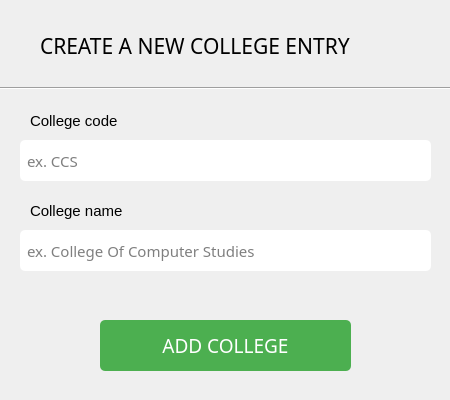
<?xml version="1.0" encoding="UTF-8"?>
<ui version="4.0">
 <class>AddCollegeDialog</class>
 <widget class="QDialog" name="AddCollegeDialog">
  <property name="geometry">
   <rect>
    <x>0</x>
    <y>0</y>
    <width>450</width>
    <height>400</height>
   </rect>
  </property>
  <property name="minimumSize">
   <size>
    <width>450</width>
    <height>400</height>
   </size>
  </property>
  <property name="maximumSize">
   <size>
    <width>450</width>
    <height>400</height>
   </size>
  </property>
  <property name="windowTitle">
   <string>Add College</string>
  </property>
  <widget class="QLabel" name="label">
   <property name="geometry">
    <rect>
     <x>40</x>
     <y>20</y>
     <width>381</width>
     <height>51</height>
    </rect>
   </property>
   <property name="font">
    <font>
     <family>Franklin Gothic Medium Cond</family>
     <pointsize>16</pointsize>
    </font>
   </property>
   <property name="text">
    <string>CREATE A NEW COLLEGE ENTRY</string>
   </property>
  </widget>
  <widget class="QLabel" name="label_2">
   <property name="geometry">
    <rect>
     <x>30</x>
     <y>100</y>
     <width>171</width>
     <height>41</height>
    </rect>
   </property>
   <property name="font">
    <font>
     <family>Arial</family>
     <pointsize>11</pointsize>
    </font>
   </property>
   <property name="text">
    <string>College code</string>
   </property>
  </widget>
  <widget class="QLabel" name="label_3">
   <property name="geometry">
    <rect>
     <x>30</x>
     <y>190</y>
     <width>181</width>
     <height>41</height>
    </rect>
   </property>
   <property name="font">
    <font>
     <family>Arial</family>
     <pointsize>11</pointsize>
    </font>
   </property>
   <property name="text">
    <string>College name</string>
   </property>
  </widget>
  <widget class="QLineEdit" name="collegeCodeEdit">
   <property name="geometry">
    <rect>
     <x>20</x>
     <y>140</y>
     <width>411</width>
     <height>41</height>
    </rect>
   </property>
   <property name="font">
    <font>
     <family>Franklin Gothic Medium Cond</family>
     <pointsize>11</pointsize>
    </font>
   </property>
   <property name="styleSheet">
    <string notr="true">QLineEdit {
        border-radius: 5px;
        padding: 5px;
    }</string>
   </property>
   <property name="placeholderText">
    <string>ex. CCS</string>
   </property>
  </widget>
  <widget class="QLineEdit" name="collegeNameEdit">
   <property name="geometry">
    <rect>
     <x>20</x>
     <y>230</y>
     <width>411</width>
     <height>41</height>
    </rect>
   </property>
   <property name="font">
    <font>
     <family>Franklin Gothic Medium Cond</family>
     <pointsize>11</pointsize>
    </font>
   </property>
   <property name="styleSheet">
    <string notr="true">QLineEdit {
        border-radius: 5px;
        padding: 5px;
    }</string>
   </property>
   <property name="placeholderText">
    <string>ex. College Of Computer Studies</string>
   </property>
  </widget>
  <widget class="QPushButton" name="pushButton">
   <property name="geometry">
    <rect>
     <x>100</x>
     <y>320</y>
     <width>251</width>
     <height>51</height>
    </rect>
   </property>
   <property name="font">
    <font>
     <family>Franklin Gothic Medium Cond</family>
     <pointsize>14</pointsize>
    </font>
   </property>
   <property name="cursor">
    <cursorShape>PointingHandCursor</cursorShape>
   </property>
   <property name="styleSheet">
    <string notr="true">QPushButton {
        background-color: #4CAF50;
        color: white;
        padding: 8px 16px;
        border: none;
        border-radius: 5px;
    }
    QPushButton:hover {
        background-color: #43A047;
    }
    QPushButton:pressed {
        background-color: #388E3C;
    }</string>
   </property>
   <property name="text">
    <string>ADD COLLEGE</string>
   </property>
  </widget>
  <widget class="Line" name="line">
   <property name="geometry">
    <rect>
     <x>0</x>
     <y>80</y>
     <width>451</width>
     <height>16</height>
    </rect>
   </property>
   <property name="orientation">
    <enum>Qt::Horizontal</enum>
   </property>
  </widget>
 </widget>
 <resources/>
 <connections/>
</ui>
